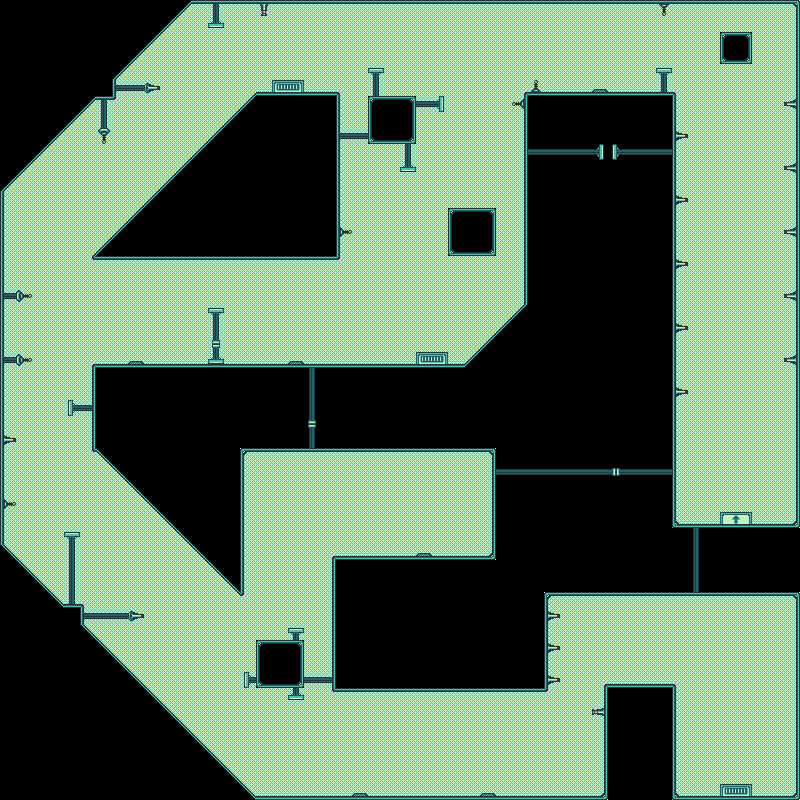

Below is a game level as drawn by its tile map, then a one-line description and the .tmx that defines it (tile-layer data replaced by summaries):
An orthogonal 50x50 tile map with 16x16 px tiles, 3 tile layers (Background, Entities, Structures), 1 hidden layer not drawn.

<map version="1.4" tiledversion="1.4.3" orientation="orthogonal" renderorder="right-down" width="50" height="50" tilewidth="16" tileheight="16" infinite="0" nextlayerid="5" nextobjectid="1">
 <editorsettings>
  <export target="../../assets/levels/level_3.json" format="json" />
 </editorsettings>
 <properties>
  <property name="start_x" value="46" />
  <property name="start_y" value="49" />
  <property name="text" value="Its conquest deserves the best of all mankind." />
 </properties>
 <tileset firstgid="1" source="Main_starship1_961.tsx" />
 <layer id="4" name="Background" width="50" height="50">
  <data>[2500 cells, 1554 non-empty, 5 distinct tile ids]</data>
 </layer>
 <layer id="2" name="Entities" width="50" height="50">
  <data>[2500 cells, 114 non-empty, 28 distinct tile ids]</data>
 </layer>
 <layer id="3" name="Interactives" width="50" height="50" visible="0">
  <data>[2500 cells, 61 non-empty, 14 distinct tile ids]</data>
 </layer>
 <layer id="1" name="Structures" width="50" height="50">
  <data>[2500 cells, 480 non-empty, 25 distinct tile ids]</data>
 </layer>
</map>